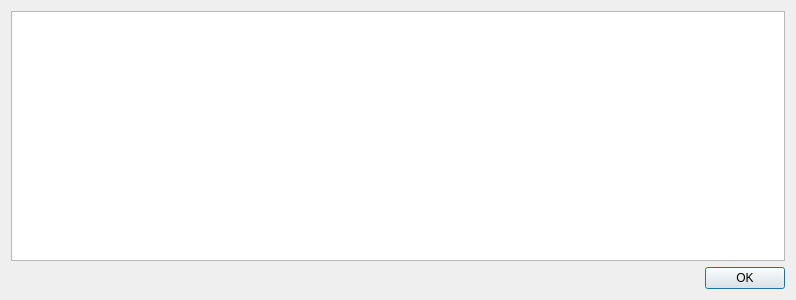
<?xml version="1.0" encoding="UTF-8"?>
<ui version="4.0">
 <class>commonLib::SummaryDialog</class>
 <widget class="QDialog" name="commonLib::SummaryDialog">
  <property name="geometry">
   <rect>
    <x>0</x>
    <y>0</y>
    <width>796</width>
    <height>300</height>
   </rect>
  </property>
  <property name="windowTitle">
   <string>Summary</string>
  </property>
  <layout class="QVBoxLayout" name="verticalLayout">
   <item>
    <widget class="QPlainTextEdit" name="_textEntry">
     <property name="font">
      <font>
       <family>Courier New</family>
       <pointsize>10</pointsize>
      </font>
     </property>
     <property name="readOnly">
      <bool>true</bool>
     </property>
     <property name="textInteractionFlags">
      <set>Qt::TextInteractionFlag::NoTextInteraction</set>
     </property>
    </widget>
   </item>
   <item>
    <widget class="QDialogButtonBox" name="buttonBox">
     <property name="orientation">
      <enum>Qt::Orientation::Horizontal</enum>
     </property>
     <property name="standardButtons">
      <set>QDialogButtonBox::StandardButton::Ok</set>
     </property>
    </widget>
   </item>
  </layout>
 </widget>
 <resources/>
 <connections>
  <connection>
   <sender>buttonBox</sender>
   <signal>accepted()</signal>
   <receiver>commonLib::SummaryDialog</receiver>
   <slot>accept()</slot>
   <hints>
    <hint type="sourcelabel">
     <x>248</x>
     <y>254</y>
    </hint>
    <hint type="destinationlabel">
     <x>157</x>
     <y>274</y>
    </hint>
   </hints>
  </connection>
  <connection>
   <sender>buttonBox</sender>
   <signal>rejected()</signal>
   <receiver>commonLib::SummaryDialog</receiver>
   <slot>reject()</slot>
   <hints>
    <hint type="sourcelabel">
     <x>316</x>
     <y>260</y>
    </hint>
    <hint type="destinationlabel">
     <x>286</x>
     <y>274</y>
    </hint>
   </hints>
  </connection>
 </connections>
</ui>
